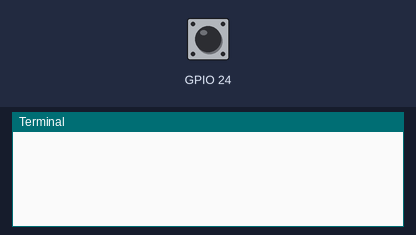
Simulated run of this program. Board: Raspberry Pi (BCM pin numbers). Parts: the last lines printed to the terminal. The test bench sets the inputs (shaded band); at power-on: GPIO 24 LOW. The clock reads 2024-03-15 10:24:30 at power-on unless the program sets it.

Above: at 1.2 s.
1.3 s: GPIO 24 pulsed HIGH 2 times (0.12 s each, 0.3 s apart)
At 2.4 s:
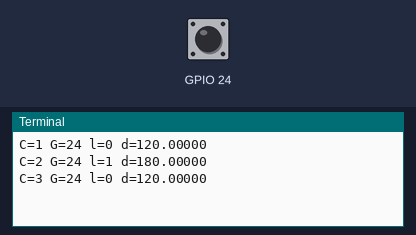
3.4 s: GPIO 24 driven HIGH
At 4.1 s:
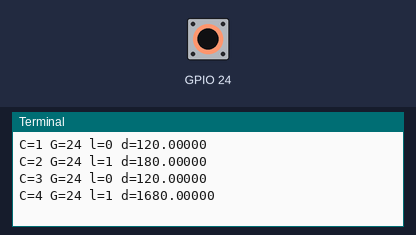
4.9 s: GPIO 24 driven LOW
At 5.3 s:
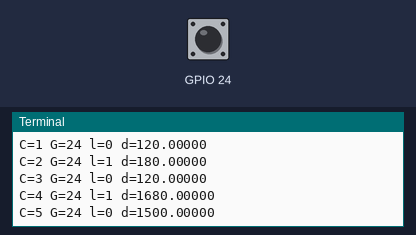
Timing chart, 0 to 7.9 s (numbered marks = the images above; inputs shaded):
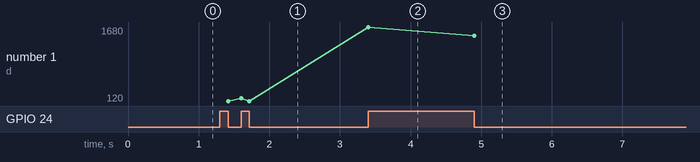

Measured:
- after the input at 1.3 s, the terminal: prints a new line after 0.12 s (image 1)
- after the input at 3.4 s, the terminal: prints a new line at once (image 2)
- after the input at 4.9 s, the terminal: prints a new line at once (image 3)
- plotted number 1: 120 → 1680 after the input at 3.4 s, 1680 → 1500 after the input at 4.9 s

The program:

monitor.py
```python
#!/usr/bin/env python

# monitor.py
# 2016-09-17
# Public Domain

# monitor.py          # monitor all GPIO
# monitor.py 23 24 25 # monitor GPIO 23, 24, and 25

import sys
import time
import pigpio

cont=0
last = [None]*32
cb = []

def cbf(GPIO, level, tick):
   global cont
   if last[GPIO] is not None:
      diff = pigpio.tickDiff(last[GPIO], tick)/1000.0
      localtime = time.localtime(time.time())
      cont += 1
      print("C={} G={} l={} d={:.5f}".format(cont, GPIO, level, diff))
   last[GPIO] = tick

pi = pigpio.pi()

if not pi.connected:
   exit()

if len(sys.argv) == 1:
   G = range(24,25)
else:
   G = []
   for a in sys.argv[24]:
      G.append(int(a))

for g in G:
   cb.append(pi.callback(g, pigpio.EITHER_EDGE, cbf))

try:
   while True:
      time.sleep(86400)
except KeyboardInterrupt:
   print("\nPassaram os 86400 segundos de gravacao")
   for c in cb:
      c.cancel()

pi.stop()
```
